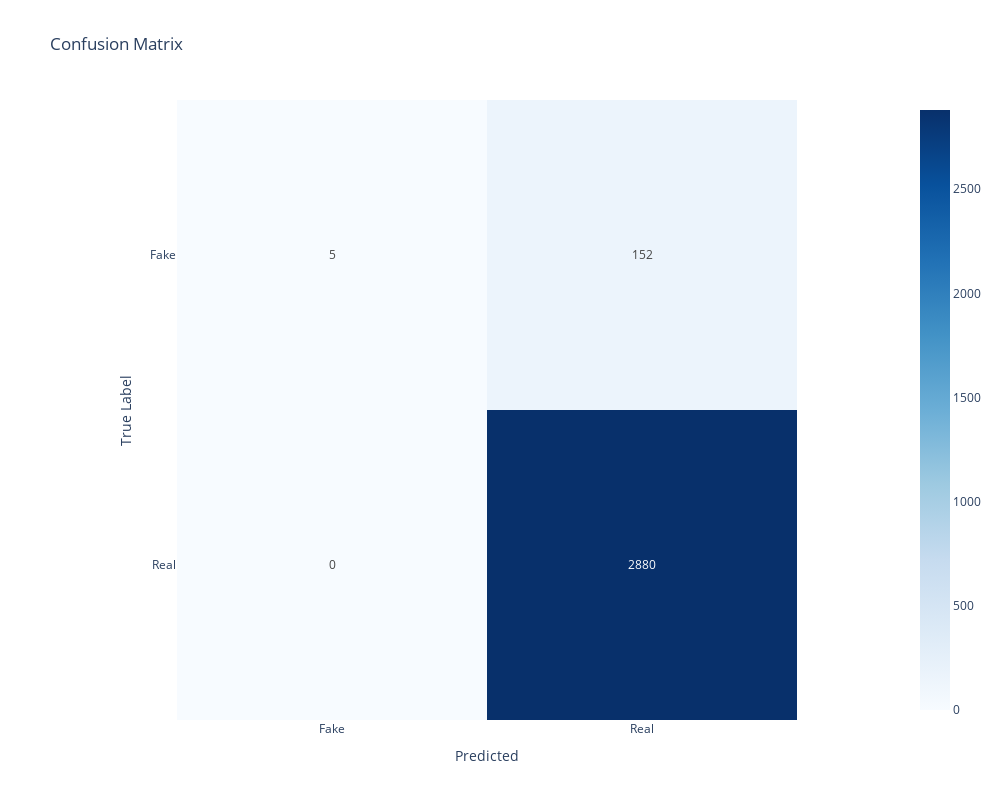

This figure's notebook cell:
### Code cell
# Tokenize the text data
tokenizer = Tokenizer()
tokenizer.fit_on_texts(data_reduced['clean_requirements'])

# Convert text data to sequences
sequences = tokenizer.texts_to_sequences(data_reduced['clean_requirements'])

# Padding sequences => add 0 to make the input sequences uniforms
max_sequence_length = 100
X = pad_sequences(sequences, maxlen=max_sequence_length, padding='post', truncating='post')

# Encode the labels
label_encoder = LabelEncoder()
y = label_encoder.fit_transform(data_reduced['fraudulent'])

# Split the data into training and testing sets
X_train, X_test, y_train, y_test = train_test_split(X, y, test_size=0.2, random_state=42)

# Create and compile the RNN model
max_words = 45000
model = Sequential()
model.add(Embedding(input_dim=max_words, output_dim=128, input_length=max_sequence_length))
model.add(SimpleRNN(64, activation='relu', return_sequences=True))
model.add(SimpleRNN(32, activation='relu'))
model.add(Dense(1, activation='sigmoid'))

model.compile(optimizer=Adam(learning_rate=0.001), loss='binary_crossentropy', metrics=['accuracy'])

# Train the model
model.fit(X_train, y_train, epochs=20, batch_size=64, validation_split=0.2)

# Evaluate the model
y_pred = (model.predict(X_test) > 0.5).astype(int)
class_labels = ["Fake", "Real"]
report(y_test, y_pred, class_labels)

### Figure 1 — Plotly figure (JSON) as saved in the notebook; plotly's stock layout.template omitted (floating-point values rounded to 4 significant figures)
{"data": [{"coloraxis": "coloraxis", "hovertemplate": "Predicted: %{x}<br>True Label: %{y}<br>color: %{z}<extra></extra>", "name": "0", "texttemplate": "%{z}", "type": "heatmap", "x": ["Fake", "Real"], "xaxis": "x", "y": ["Fake", "Real"], "yaxis": "y", "z": [[5, 152], [0, 2880]]}], "layout": {"coloraxis": {"colorscale": [[0, "rgb(247,251,255)"], [0.125, "rgb(222,235,247)"], [0.25, "rgb(198,219,239)"], [0.375, "rgb(158,202,225)"], [0.5, "rgb(107,174,214)"], [0.625, "rgb(66,146,198)"], [0.75, "rgb(33,113,181)"], [0.875, "rgb(8,81,156)"], [1, "rgb(8,48,107)"]]}, "height": 800, "title": {"text": "Confusion Matrix"}, "width": 1000, "xaxis": {"anchor": "y", "constrain": "domain", "domain": [0, 1], "scaleanchor": "y", "title": {"text": "Predicted"}}, "yaxis": {"anchor": "x", "autorange": "reversed", "constrain": "domain", "domain": [0, 1], "title": {"text": "True Label"}}}}
